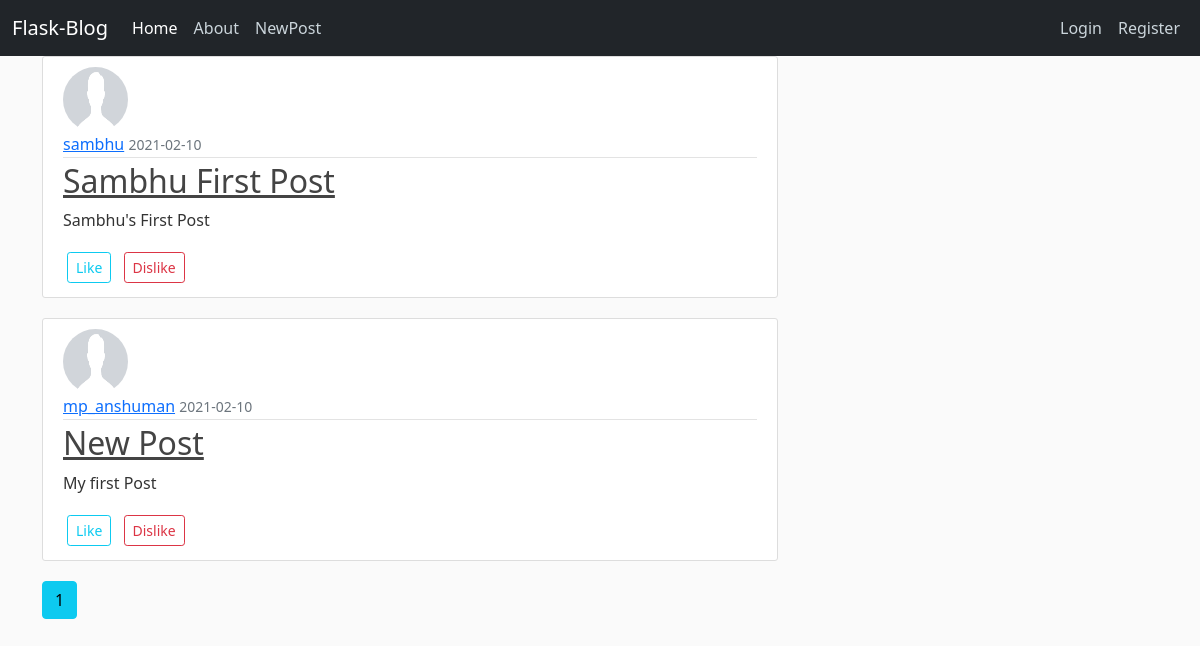
The page /home on the database its author committed.
### blogappyt/models.py (models this page shows, shortened)
class Post(db.Model):
    __tablename__ = 'post'
    id = db.Column(db.Integer,primary_key = True)
    title = db.Column(db.String(60),nullable = False)
    date_posted = db.Column(db.DateTime,nullable = False,default = datetime.utcnow)
    content = db.Column(db.Text,nullable = False)
    user_id = db.Column(db.Integer,db.ForeignKey('user.id'))
    likes = db.relationship('Like_Post',backref = "post_likes",lazy = True)

class User(db.Model, UserMixin):
    __tablename__ = 'user'
    id = db.Column(db.Integer,primary_key= True)
    username = db.Column(db.String(60),unique = True, nullable = False)
    email = db.Column(db.String(60),unique = True, nullable = False)
    password = db.Column(db.String(60), nullable = False)
    profile_pic = db.Column(db.String(60), nullable = False,default= 'default.png')
    post = db.relationship('Post',backref = "auther",lazy = True)

### blogappyt/views.py (the view)
@app.route('/')
@app.route('/home')
def index():
    page = request.args.get('page',1,type=int)
    post_likes = Like_Post.query.order_by(Like_Post.date_posted.desc()).all()
    all_post = Post.query.order_by(Post.date_posted.desc()).all()
    posts = Post.query.order_by(Post.date_posted.desc()).paginate(page=page,per_page=5)
    print(type(Post.query.order_by(Post.date_posted.desc())))
    return render_template('index.html',posts = posts)

### blogappyt/templates/index.html (shortened to what this page needs)
{% extends 'layout.html' %}
{% block content %}
{% for post in posts.items %}
<article class="media content-section">
  <img class="rounded-circle article-img" src="{{url_for('static',filename='profilepic/'+post.auther.profile_pic)}}">
          <div class="media-body">
            <div class="article-metadata">
              <a class="mr-2" href="{{url_for('user_profile',user_id=post.auther.id)}}">{{ post.auther.username }}</a>
              <small class="text-muted">{{post.date_posted.strftime('%Y-%m-%d')}}</small>
            </div>
            <h2><a class="article-title" href="{{url_for('post',post_id=post.id)}}">{{ post.title }}</a></h2>
            <p class="article-content">{{ post.content }}</p>
            <a class="btn btn-outline-info btn-sm m-1" href="{{url_for('like_post',post_id=post.id)}}">Like</a>
            <a class="btn btn-outline-danger btn-sm m-1" href="{{url_for('dislike_post',post_id=post.id)}}">Dislike</a>
          </div>
        </article>
{% endfor %}
{% for page_num in posts.iter_pages(left_edge=1, right_edge=1, left_current=1,right_current=2) %}
  {% if  page_num %}
    {% if  posts.page == page_num %}
      <a class = "btn btn-info mb-4" href="{{url_for('index',page = page_num)}}">{{page_num}}</a>
    {% else %}
    <a class = "btn btn-outline-info mb-4" href="{{url_for('index',page = page_num)}}">{{page_num}}</a>
    {% endif %}
  {% endif %}
{% endfor %}
{% endblock content %}

### blogappyt/templates/layout.html (shortened to what this page needs)
<html lang="en">
<head>
    <link href="https://cdn.jsdelivr.net/npm/bootstrap@5.0.0-beta1/dist/css/bootstrap.min.css" rel="stylesheet">
    <link rel="stylesheet" href="{{url_for('static',filename='main.css')}}">
</head>
<body>
    <header class="site-header">
    <nav class="navbar navbar-expand-lg navbar-dark bg-dark">
        <div class="container-fluid">
          <a class="navbar-brand" href="{{url_for('index')}}">Flask-Blog</a>
          <div class="collapse navbar-collapse" id="navbarSupportedContent">
            <ul class="navbar-nav me-auto mb-2 mb-lg-0">
              <li class="nav-item">
                <a class="nav-link active" aria-current="page" href="{{url_for('index')}}">Home</a>
              </li>
              <li class="nav-item">
                <a class="nav-link" href="{{url_for('about')}}">About</a>
              </li>
              <li class="nav-item">
                <a class="nav-link" href="{{url_for('create_post')}}">NewPost</a>
              </li>
            </ul>
            <div class="navbar-nav">
            {% if  current_user.is_authenticated%}
            <a class="nav-item nav-link" href="{{ url_for('profile') }}">Welcome, {{current_user.username|title}}</a>
            <a class="nav-item nav-link" href="{{ url_for('logout') }}">Logout</a>
            {% else %}
                <a class="nav-item nav-link" href="{{ url_for('login') }}">Login</a>
                <a class="nav-item nav-link" href="{{ url_for('register') }}">Register</a>
              {% endif %}
              </div>
          </div>
        </div>
      </nav>
</header>
<main role="main" class="container">
    <div class="row">
      <div class="col-md-8">
        {% block content %}{% endblock %}
      </div>
    </div>
  </main>
</body>
</html>

### blogappyt/static/main.css (style rules this page uses)
body { background: #fafafa; color: #333333; }
h1, h2, h3, h4, h5, h6 { color: #444444; }
.site-header .navbar-nav .nav-link { color: #cbd5db; }
.site-header .navbar-nav .nav-link.active { font-weight: 500; }
.content-section { background: #ffffff; padding: 10px 20px; border: 1px solid #dddddd; border-radius: 3px; margin-bottom: 20px; }
.article-title { color: #444444; }
.article-content { white-space: pre-line; }
.article-img { height: 65px; width: 65px; margin-right: 16px; }
.article-metadata { padding-bottom: 1px; margin-bottom: 4px; border-bottom: 1px solid #e3e3e3 }

### rows shown on the page
Post: profile_pic (placeholder picture), auther.username "sambhu", date_posted "2021-02-10", title "Sambhu First Post", content "Sambhu's First Post"
Post: profile_pic (placeholder picture), auther.username "mp_anshuman", date_posted "2021-02-10", title "New Post", content "My first Post"

### other values the page prints
{{ page_num }} "1"
